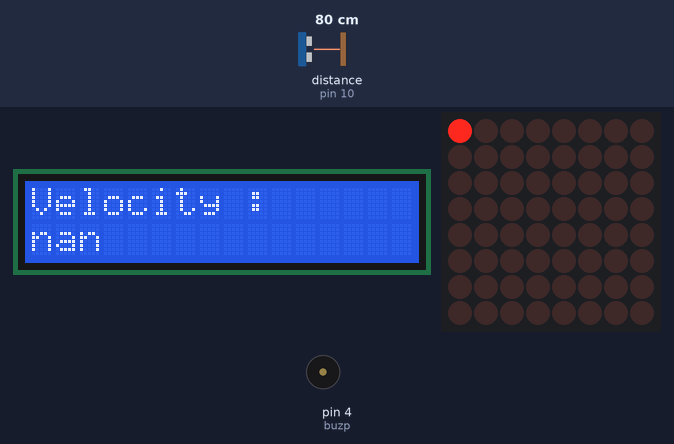
Bench run of a sketch on a simulated Arduino Uno, built with avr-gcc and run on an emulated ATmega328P. Parts: 16×2 character LCD, 8×8 LED matrix, buzzer (waves = sounding, pin HIGH). Wiring (inferred from the names in the program): ultrasonic range finder: trigger pin 9; echo pin 10. The inputs (shaded band) are chosen by the test bench; at power-on: distance to the obstacle (sensor on pin 10) 80 cm. The echo pulse lasts 58.3 µs per cm; pins used as bus, display or sensor lines are not drawn; what the sketch prints to the serial monitor is not drawn.

Above: at 1.2 s.
1.3 s: distance to the obstacle (sensor on pin 10) set to 2 cm
At 1.41 s:
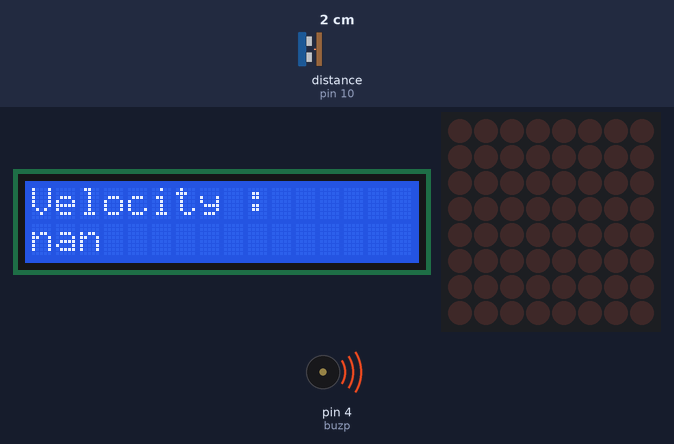
3.2 s: distance to the obstacle (sensor on pin 10) set to 18 cm
At 3.56 s:
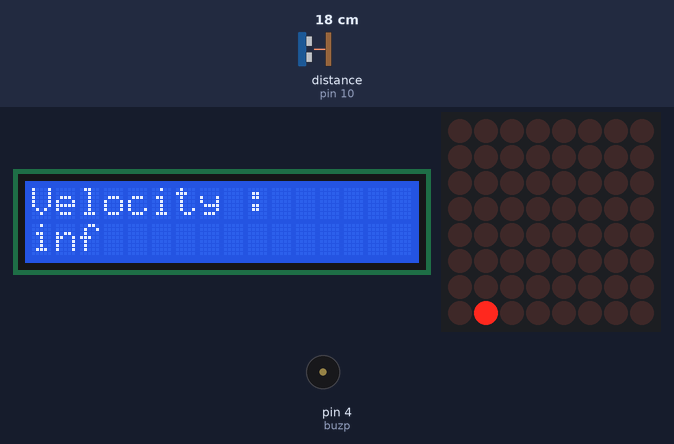
5.3 s: distance to the obstacle (sensor on pin 10) set to 4 cm
At 5.68 s:
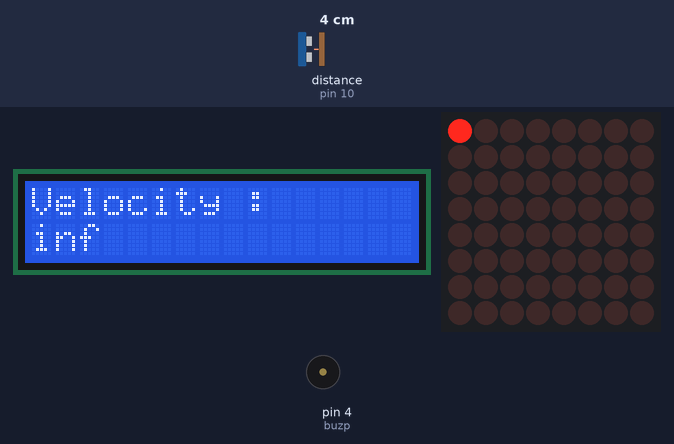
8.3 s: distance to the obstacle (sensor on pin 10) set to 60 cm
At 8.46 s:
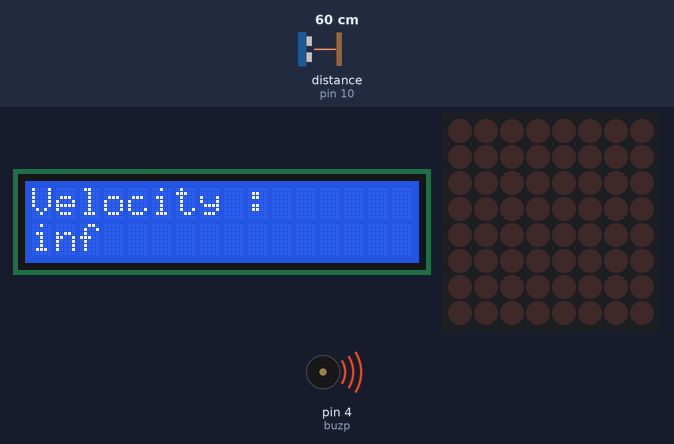
10.0 s: distance to the obstacle (sensor on pin 10) set to 9 cm
At 10.3 s:
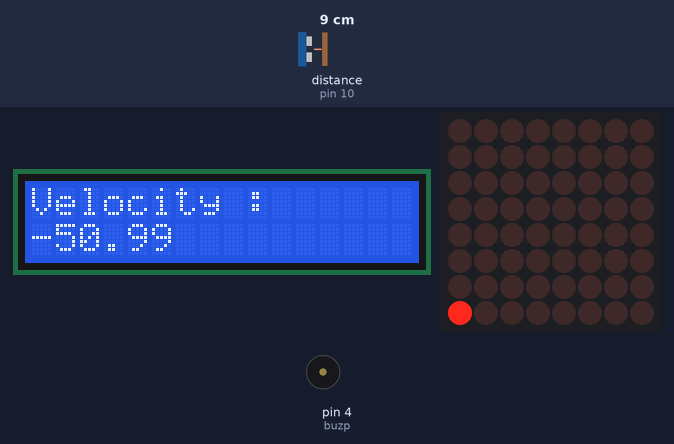
12.1 s: distance to the obstacle (sensor on pin 10) set to 35 cm
At 13.4 s:
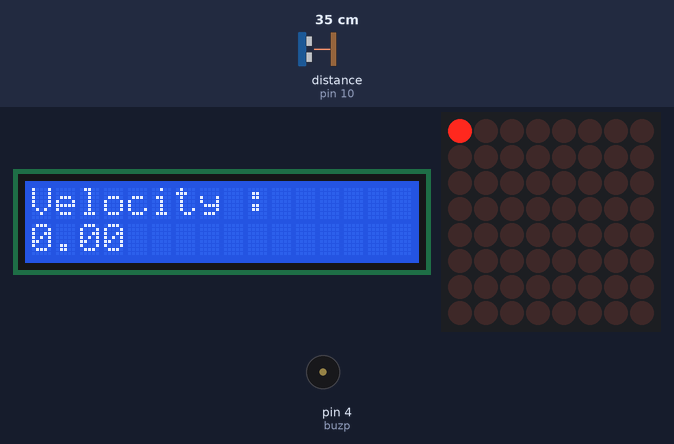
Timing chart, 0 to 15.1 s (numbered marks = the images above; inputs shaded):
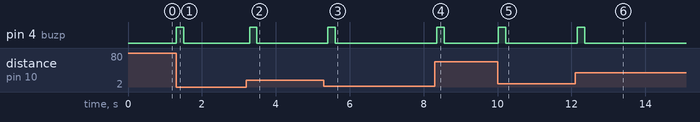

The sketch:

LED_matrix_with_distance_sensor.ino
```cpp
// this programme uses a LCD display to show velocity of the obstruction , a proxitmity sensor and a led matrix , where we can move the LED light
// if we keep the obstruction between 30 and 15 centimeter , the led moves in y direction but moves in x if the obstruction if closer than 15 centimeter
// it also playes a buzzer sound when the object changes it's region...
//in future versions i will be adding a humidity sensor for accurate predcition of velocity by more accurate speed of sound


#include <LedControl.h>
#include <Wire.h>
#include <LiquidCrystal_I2C.h>

LiquidCrystal_I2C lcd(0x27, 16, 2);


const int trigPin = 9;
const int echoPin = 10;
const int buzp = 4;
long duration;
float distance;
int state = 2;
float velocity = 0;

// DIN = 12, CLK = 11, CS = 6, 1 matrix
LedControl matrix = LedControl(12, 11, 6, 1);
long total_delay=0;
float prev_dist=0;
int coords[] = {0,0};

void setup() {

  lcd.init();
  lcd.backlight();

  Serial.begin(9600);

  pinMode(trigPin, OUTPUT);
  pinMode(echoPin, INPUT);
  pinMode(buzp, OUTPUT);
  matrix.shutdown(0, false);  // Turn on matrix
  matrix.setIntensity(0, 8);  // Brightness (0-15)
  matrix.clearDisplay(0);
  matrix.setLed(0, coords[0],coords[1], true);
      // Clear all LEDs
}

void loop() {
  // Turn ON all LEDs

  if(coords[1]>=8){
    coords[1]=-1;
  }
  if(coords[0]>=8){
    coords[0]=-1;
  }

  digitalWrite(trigPin, LOW);
  delayMicroseconds(2);

  digitalWrite(trigPin, HIGH);
  delayMicroseconds(10);
  digitalWrite(trigPin, LOW);

  duration = pulseIn(echoPin, HIGH, 30000);

  if (duration == 0) {


    if (state!=-1){
      digitalWrite(buzp,HIGH);
      delay(200);
      digitalWrite(buzp,LOW);
      state=-1;
    }

    Serial.println("No echo detected");


  } else {


    distance = duration * 0.0343 / 2.0;

    matrix.setLed(0, 0, 0, false);
    matrix.setLed(0, coords[0], coords[1], false);


    if(distance >15 && distance <=30){
      if (state!=1){

      digitalWrite(buzp,HIGH);
      delay(200);
      digitalWrite(buzp,LOW);
      state=1;
      total_delay+=200;
    }


      if(coords[1]==7){
          coords[1]=0;
      }
      else{
        coords[1]=coords[1]+1;
      }


    matrix.setLed(0, coords[0], coords[1], true);

    }

    else if(distance >0 && distance <=15){
      if (state!=0){
      digitalWrite(buzp,HIGH);
      delay(200);
      digitalWrite(buzp,LOW);
      state=0;
      total_delay+=200;
    }


      if(coords[0]==7){
          coords[0]=0;
      }
      else{
        coords[0]=coords[0]+1;
      }

      matrix.setLed(0, coords[0], coords[1], true);

    }
    else if(distance >30){


      if (state!=2){
      digitalWrite(buzp,HIGH);
      delay(200);
      digitalWrite(buzp,LOW);
      state=2;
      total_delay+=200;
    }

    matrix.setLed(0, 0, 0, true);
    }


    velocity=(distance - prev_dist)/(duration/1000000+total_delay/1000);

    prev_dist= distance;

    lcd.clear();
    lcd.print("Velocity : ");
    lcd.setCursor(0,1);
    lcd.print(velocity);

    Serial.print("Velocity ");
    Serial.println(velocity);

    Serial.print("Distance: ");
    Serial.print(distance);
    Serial.print(" cm");
    Serial.print("  PREV_Distance: ");
    Serial.print(prev_dist);
    Serial.println(" cm");
    delay(100);
  }


}
```

Measured:
- after the input at 1.3 s, pin 4 (buzp): LOW → HIGH at once, → LOW 0.20 s later; the display: changes at once (image 1)
- after the input at 3.2 s, pin 4 (buzp): LOW → HIGH after 0.09 s, → LOW 0.20 s later; the display: first changes after 0.09 s (image 2 shows a later state)
- after the input at 5.3 s, pin 4 (buzp): LOW → HIGH after 0.11 s, → LOW 0.20 s later; the display: first differs from a run without the input after 0.11 s (image 3 shows a later state)
- after the input at 8.3 s, pin 4 (buzp): LOW → HIGH after 0.05 s, → LOW 0.20 s later; the display: changes after 0.05 s (image 4)
- after the input at 10.0 s, pin 4 (buzp): LOW → HIGH at once, → LOW 0.20 s later; the display: first changes at once (image 5 shows a later state)
- after the input at 12.1 s, pin 4 (buzp): LOW → HIGH after 0.06 s, → LOW 0.20 s later; the display: first changes after 0.06 s (image 6 shows a later state)
